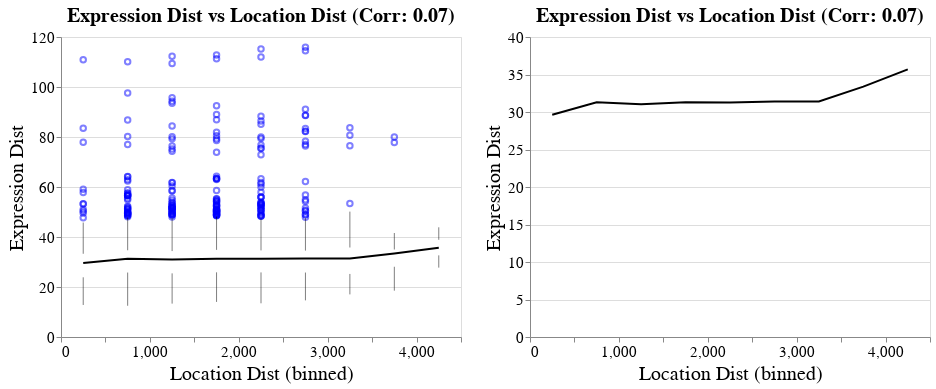

The code cell stored with this chart in its notebook:
### Markdown cell above
## Only Smoothness Assumption and Microenvironments

- So far we see there are expression niches in the tissue (kmeans of pca representation).

- Having the expression per location here (the desired output), we can test the smoothness assumption assuming preservation of physical and expression distances. 

- Looking at the distance and cost comparisons as well as the microenvironments above, we see the assumption holds for small physical distances. 

- Therefore, we test here two options of reconstruction, accounting for all physical distances, or prior knowing  expression similarity exists in niches and thus we threshold the location cost matrix.

### Code cell
# look at exp dists - loc dists

dist_locs = pdist(locations)
dist_exp = pdist(df_dge_chosen)

df_dists = pd.DataFrame({'Location Dist': dist_locs,
                        'Expression Dist': dist_exp})

tit = 'Expression Dist vs Location Dist (Corr: %.02f)' % np.corrcoef(dist_locs, dist_exp) [0,1]

base = alt.Chart(alt.sample(df_dists, n=max_pts), title=tit)

bin_x = alt.X('Location Dist:Q', bin=True)
band = base.mark_errorband(extent="iqr").encode(x=bin_x, y='Expression Dist:Q', 
                                   color=alt.value('blue'), opacity=alt.value(0.5))
box = base.mark_boxplot().encode(x=bin_x, y='Expression Dist:Q', 
                                   color=alt.value('blue'), opacity=alt.value(0.5))

means = base.mark_line().encode(x=bin_x, y='mean(Expression Dist)', color=alt.value('black'))

to_paper(box + means | band + means)

### Figure 1 — Vega-Lite specification as saved in the notebook (floating-point values rounded to 4 significant figures; data arrays with more than 128 entries replaced by an {"elided": "..."} marker saying what was removed)
{"config": {"view": {"continuousWidth": 400, "continuousHeight": 300}, "axis": {"labelFontSize": 15, "titleFontSize": 20, "titleFontWeight": "normal"}, "legend": {"labelFontSize": 15, "titleFontSize": 15}, "title": {"fontSize": 20}}, "hconcat": [{"layer": [{"mark": "boxplot", "encoding": {"color": {"value": "blue"}, "opacity": {"value": 0.5}, "x": {"type": "quantitative", "bin": true, "field": "Location Dist"}, "y": {"type": "quantitative", "field": "Expression Dist"}}, "title": "Expression Dist vs Location Dist (Corr: 0.07)"}, {"mark": "line", "encoding": {"color": {"value": "black"}, "x": {"type": "quantitative", "bin": true, "field": "Location Dist"}, "y": {"type": "quantitative", "aggregate": "mean", "field": "Expression Dist"}}, "title": "Expression Dist vs Location Dist (Corr: 0.07)"}]}, {"layer": [{"mark": {"type": "errorband", "extent": "iqr"}, "encoding": {"color": {"value": "blue"}, "opacity": {"value": 0.5}, "x": {"type": "quantitative", "bin": true, "field": "Location Dist"}, "y": {"type": "quantitative", "field": "Expression Dist"}}, "title": "Expression Dist vs Location Dist (Corr: 0.07)"}, {"mark": "line", "encoding": {"color": {"value": "black"}, "x": {"type": "quantitative", "bin": true, "field": "Location Dist"}, "y": {"type": "quantitative", "aggregate": "mean", "field": "Expression Dist"}}, "title": "Expression Dist vs Location Dist (Corr: 0.07)"}]}], "data": {"name": "data-b0a56be4bd629ebb1fddb57237817c4c"}, "$schema": "https://vega.github.io/schema/vega-lite/v4.8.1.json", "datasets": {"data-b0a56be4bd629ebb1fddb57237817c4c": {"elided": "5000 records"}}}
